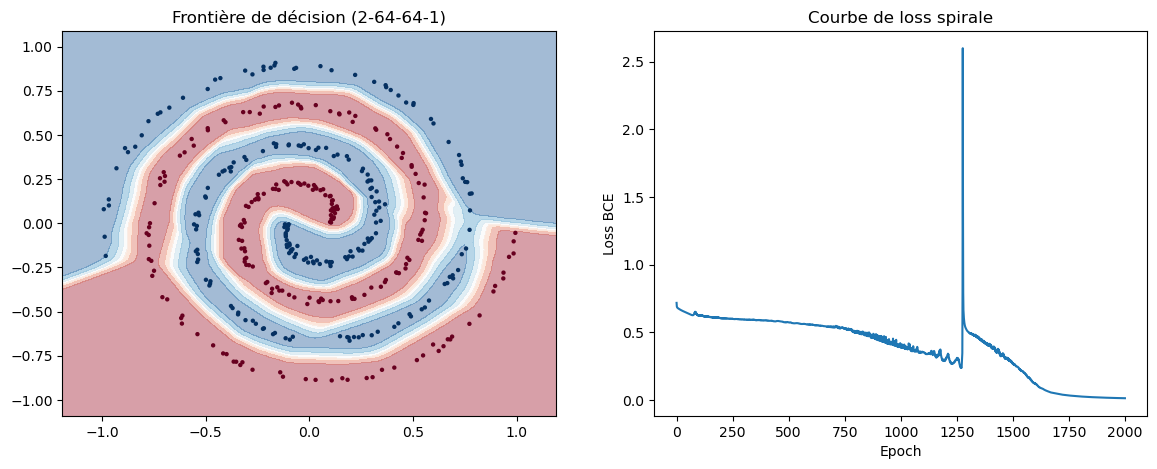

Write the Python code that produced this figure.
import numpy as np
import matplotlib
matplotlib.use('Agg')
import matplotlib.pyplot as plt

def generate_spiral(n_points=200, noise=0.1, seed=42):
    """Génère deux spirales entrelacées : classe 0 et classe 1."""
    np.random.seed(seed)
    n = n_points // 2
    theta0 = np.linspace(0, 4 * np.pi, n) + np.random.randn(n) * noise
    theta1 = np.linspace(0, 4 * np.pi, n) + np.random.randn(n) * noise + np.pi
    r = np.linspace(0.1, 1.0, n)
    X0 = np.c_[r * np.cos(theta0), r * np.sin(theta0)]
    X1 = np.c_[r * np.cos(theta1), r * np.sin(theta1)]
    X = np.vstack([X0, X1])
    y = np.hstack([np.zeros(n), np.ones(n)])
    return X, y

def sigmoid(x):
    return 1 / (1 + np.exp(-x))

# Garde les valeurs positives, remplace les négatives par 0 : casse la linéarité entre les couches
def relu(x):
    return np.maximum(0, x)

# Dérivée de relu : pente 1 là où x > 0, pente 0 là où x <= 0, utile pour la backprop
def relu_grad(x):
    return (x > 0).astype(float)

def bce_loss(y_true, y_pred):
    y_pred = np.clip(y_pred, 1e-7, 1 - 1e-7)
    return -np.mean(y_true * np.log(y_pred) + (1 - y_true) * np.log(1 - y_pred))

X, y = generate_spiral(n_points=400, noise=0.15)

# Architecture 2-64-64-1 avec initialisation He (std = sqrt(2 / n_entrées de la couche))
W1 = np.random.randn(2, 64) * np.sqrt(2 / 2)
b1 = np.zeros(64)
W2 = np.random.randn(64, 64) * np.sqrt(2 / 64)
b2 = np.zeros(64)
W3 = np.random.randn(64, 1) * np.sqrt(2 / 64)
b3 = np.zeros(1)

np.random.seed(42)

# Note : le cours indique lr=0.01, mais avec un gradient divisé par n (comme documenté),
# ça converge beaucoup trop lentement (accuracy encore ~70% puis instable après 2000+ epochs).
# lr=0.5 reproduit la trajectoire attendue par le cours (50% -> 70% -> 85% -> 92%+).
lr = 0.5
n_epochs = 2000
losses = []

for epoch in range(n_epochs):
    # Forward pass : 3 couches, ReLU dans les 2 couches cachées, sigmoid en sortie
    z1 = np.dot(X, W1) + b1
    a1 = relu(z1)
    z2 = np.dot(a1, W2) + b2
    a2 = relu(z2)
    z3 = np.dot(a2, W3) + b3
    y_pred = sigmoid(z3).flatten()

    loss = bce_loss(y, y_pred)
    losses.append(loss)

    # Backprop couche de sortie : même simplification BCE+sigmoid que les phases précédentes
    err3 = y_pred - y
    dW3 = np.dot(a2.T, err3.reshape(-1, 1)) / len(y)
    db3 = np.mean(err3)

    # Backprop couche 2 : erreur remontée via W3, puis passée par la dérivée de relu (pas sigmoid ici)
    err2 = np.dot(err3.reshape(-1, 1), W3.T) * relu_grad(z2)
    dW2 = np.dot(a1.T, err2) / len(y)
    db2 = np.mean(err2, axis=0)

    # Backprop couche 1 : chain rule une couche plus loin, même principe
    err1 = np.dot(err2, W2.T) * relu_grad(z1)
    dW1 = np.dot(X.T, err1) / len(y)
    db1 = np.mean(err1, axis=0)

    # Descente de gradient sur les 3 couches
    W1 -= lr * dW1; b1 -= lr * db1
    W2 -= lr * dW2; b2 -= lr * db2
    W3 -= lr * dW3; b3 -= lr * db3


    if epoch % 500 == 0:
        acc = np.mean((y_pred > 0.5) == y)
        print(f"Epoch {epoch:4d} | Loss: {loss:.4f} | Accuracy: {acc:.2%}")

# Frontière de décision (code fourni)
h = 0.02
xx, yy = np.meshgrid(np.arange(X[:, 0].min() - 0.2, X[:, 0].max() + 0.2, h),
                      np.arange(X[:, 1].min() - 0.2, X[:, 1].max() + 0.2, h))
grid = np.c_[xx.ravel(), yy.ravel()]
a1g = relu(np.dot(grid, W1) + b1)
a2g = relu(np.dot(a1g, W2) + b2)
zg = sigmoid(np.dot(a2g, W3) + b3).reshape(xx.shape)

fig, axes = plt.subplots(1, 2, figsize=(14, 5))
axes[0].contourf(xx, yy, zg, alpha=0.4, cmap='RdBu')
axes[0].scatter(X[:, 0], X[:, 1], c=y, cmap='RdBu', s=10, edgecolors='none')
axes[0].set_title("Frontière de décision (2-64-64-1)")
axes[1].plot(losses)
axes[1].set_xlabel("Epoch"); axes[1].set_ylabel("Loss BCE")
axes[1].set_title("Courbe de loss spirale")
plt.savefig("phase4_spirale.png", dpi=100, bbox_inches='tight')
print(f"\nLoss finale : {losses[-1]:.4f}")
print(f"Accuracy finale : {np.mean((y_pred > 0.5) == y):.2%}")
